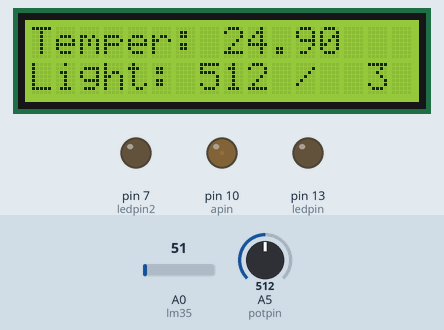
Recording of a sketch running on a simulated Arduino Uno, built with avr-gcc and run on an emulated ATmega328P. Parts: 16×2 character LCD, output pins drawn as LEDs (lit = HIGH). The inputs (shaded band) are chosen by the test bench; at power-on: A5 (potpin) = 512, A0 (lm35) = 51. What the sketch prints to the serial monitor is not drawn.

Above: at 1.2 s.
1.3 s: A5 (potpin) set to 31
At 2.04 s:
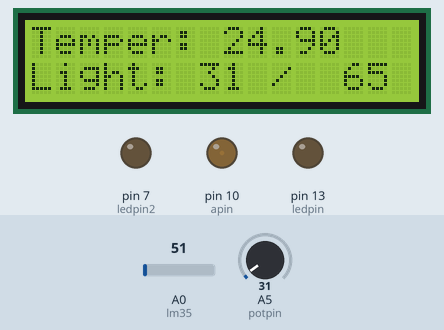
3.3 s: A5 (potpin) set to 28
At 3.87 s:
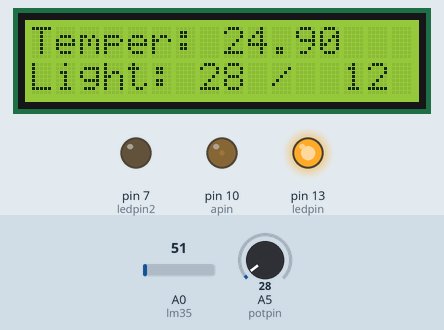
6.1 s: A0 (lm35) set to 58
At 6.61 s:
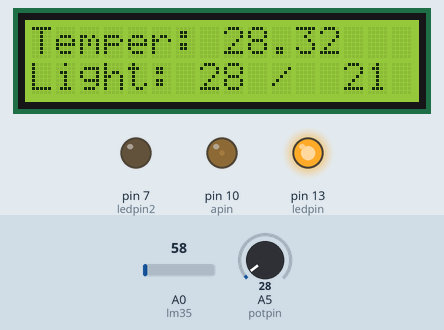
7.9 s: A0 (lm35) set to 69
At 8.44 s:
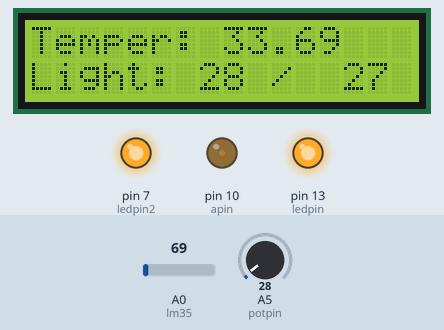
10.7 s: A5 (potpin) set to 122
At 11.18 s:
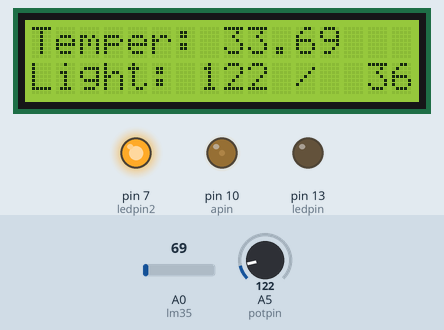
13.4 s: A0 (lm35) set to 61
At 20.34 s:
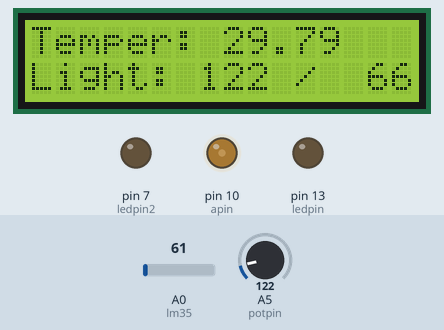
Timing chart, 0 to 21.9 s (numbered marks = the images above; inputs shaded):
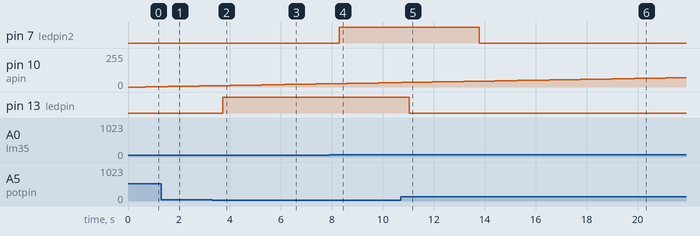

The sketch:

light.ino
```cpp
#include <LiquidCrystal.h>
LiquidCrystal lcd(12, 11, 5, 4, 3, 2);  //LiquidCrystal(rs, enable, d4, d5, d6, d7)
int apin=10;
int potpin=5;
//set analog interface #0 to connect photocell
int ledpin=13;
int ledpin2=7;
int val=0; //define variable val
int lm35 = A0;
int i=0;
void setup()
{
pinMode(ledpin,OUTPUT);
pinMode(ledpin2,OUTPUT);
pinMode(apin,OUTPUT);
//set digital interface #11 as output
Serial.begin(9600); //set baud rate as 9600
lcd.begin(16, 2);
}
void loop()
{int val1 = analogRead(lm35);
val=analogRead(potpin); //read analog
float dat = ((5.0*val1*100.0)/1024.0); //temperature calculation
Serial.println(val);
delay(300); //delay 0.01 s
if(val<30)
digitalWrite(ledpin,HIGH);
else
digitalWrite(ledpin,LOW);

if(dat>30)
digitalWrite(ledpin2,HIGH);
else
digitalWrite(ledpin2,LOW);

analogWrite(apin,i);
i++;
if(i>255)
i=0;

lcd.setCursor(0, 0);
lcd.print("Temper: ");
lcd.print(dat);
lcd.setCursor(0, 1);
lcd.print("Light: ");
lcd.print(val);
lcd.print(" /  ");
lcd.print(i);
}
```

Measured:
- the behaviour switches between 30 and 29 on A5 (potpin) (found by bisection; images 1 and 2)
- the behaviour switches between 61 and 62 on A0 (lm35) (found by bisection; images 3 and 4)
- after the input at 3.3 s, pin 13 (ledpin): LOW → HIGH after 0.42 s
- after the input at 7.9 s, pin 7 (ledpin2): LOW → HIGH after 0.39 s
- after the input at 10.7 s, pin 13 (ledpin): HIGH → LOW after 0.33 s
- after the input at 13.4 s, pin 7 (ledpin2): HIGH → LOW after 0.38 s
